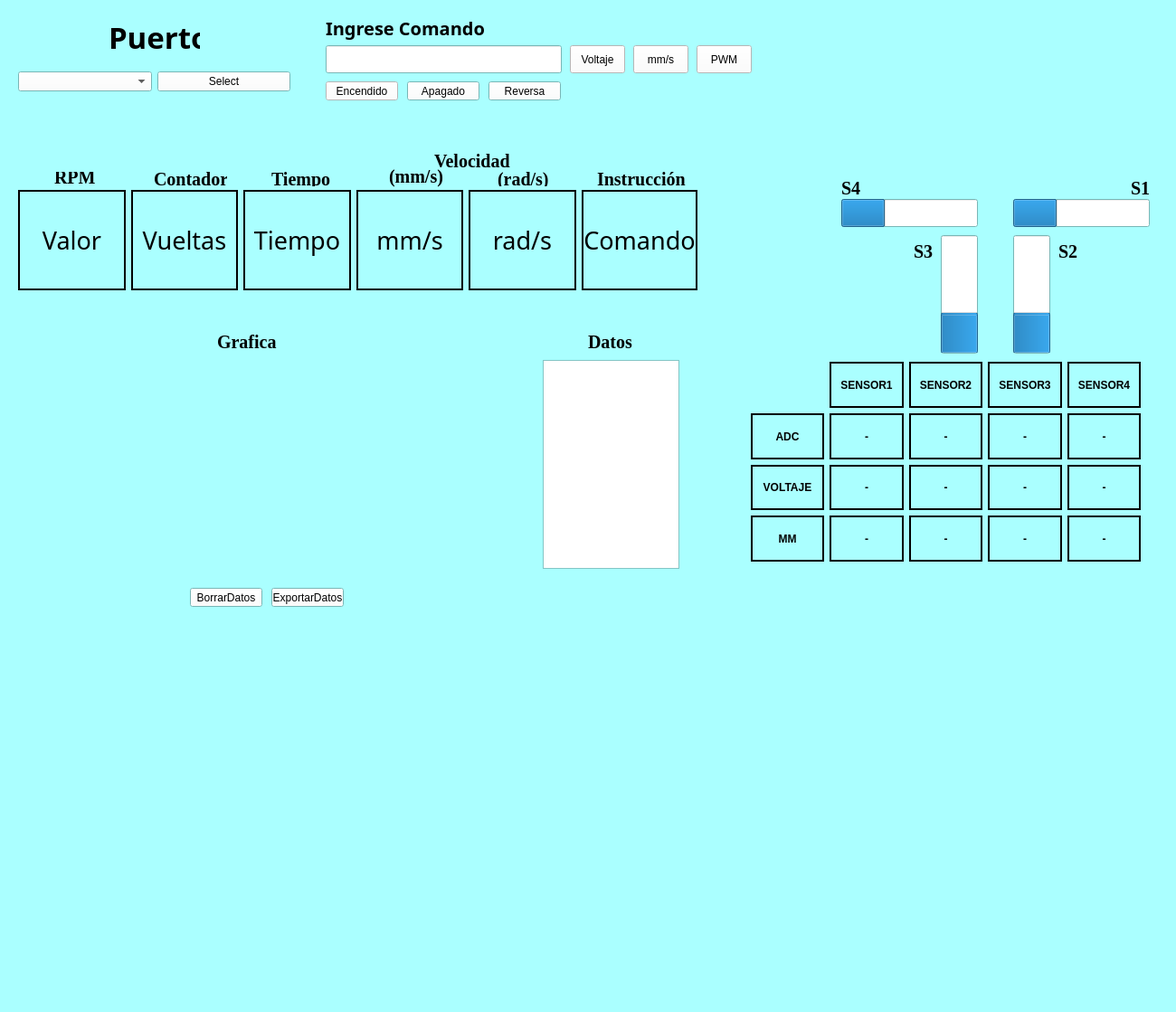
<?xml version="1.0" encoding="UTF-8"?>
<ui version="4.0">
 <class>Widget</class>
 <widget class="QWidget" name="Widget">
  <property name="geometry">
   <rect>
    <x>0</x>
    <y>0</y>
    <width>1300</width>
    <height>1119</height>
   </rect>
  </property>
  <property name="palette">
   <palette>
    <active>
     <colorrole role="Button">
      <brush brushstyle="SolidPattern">
       <color alpha="255">
        <red>255</red>
        <green>255</green>
        <blue>255</blue>
       </color>
      </brush>
     </colorrole>
     <colorrole role="Base">
      <brush brushstyle="SolidPattern">
       <color alpha="255">
        <red>255</red>
        <green>255</green>
        <blue>255</blue>
       </color>
      </brush>
     </colorrole>
     <colorrole role="Window">
      <brush brushstyle="SolidPattern">
       <color alpha="255">
        <red>170</red>
        <green>255</green>
        <blue>255</blue>
       </color>
      </brush>
     </colorrole>
     <colorrole role="Shadow">
      <brush brushstyle="SolidPattern">
       <color alpha="255">
        <red>144</red>
        <green>144</green>
        <blue>144</blue>
       </color>
      </brush>
     </colorrole>
    </active>
    <inactive>
     <colorrole role="Button">
      <brush brushstyle="SolidPattern">
       <color alpha="255">
        <red>255</red>
        <green>255</green>
        <blue>255</blue>
       </color>
      </brush>
     </colorrole>
     <colorrole role="Base">
      <brush brushstyle="SolidPattern">
       <color alpha="255">
        <red>255</red>
        <green>255</green>
        <blue>255</blue>
       </color>
      </brush>
     </colorrole>
     <colorrole role="Window">
      <brush brushstyle="SolidPattern">
       <color alpha="255">
        <red>170</red>
        <green>255</green>
        <blue>255</blue>
       </color>
      </brush>
     </colorrole>
     <colorrole role="Shadow">
      <brush brushstyle="SolidPattern">
       <color alpha="255">
        <red>144</red>
        <green>144</green>
        <blue>144</blue>
       </color>
      </brush>
     </colorrole>
    </inactive>
    <disabled>
     <colorrole role="Button">
      <brush brushstyle="SolidPattern">
       <color alpha="255">
        <red>255</red>
        <green>255</green>
        <blue>255</blue>
       </color>
      </brush>
     </colorrole>
     <colorrole role="Base">
      <brush brushstyle="SolidPattern">
       <color alpha="255">
        <red>170</red>
        <green>255</green>
        <blue>255</blue>
       </color>
      </brush>
     </colorrole>
     <colorrole role="Window">
      <brush brushstyle="SolidPattern">
       <color alpha="255">
        <red>170</red>
        <green>255</green>
        <blue>255</blue>
       </color>
      </brush>
     </colorrole>
     <colorrole role="Shadow">
      <brush brushstyle="SolidPattern">
       <color alpha="255">
        <red>144</red>
        <green>144</green>
        <blue>144</blue>
       </color>
      </brush>
     </colorrole>
    </disabled>
   </palette>
  </property>
  <property name="cursor">
   <cursorShape>PointingHandCursor</cursorShape>
  </property>
  <property name="windowTitle">
   <string>Widget</string>
  </property>
  <property name="windowOpacity">
   <double>1.000000000000000</double>
  </property>
  <property name="autoFillBackground">
   <bool>false</bool>
  </property>
  <widget class="QWidget" name="horizontalLayoutWidget">
   <property name="geometry">
    <rect>
     <x>20</x>
     <y>70</y>
     <width>301</width>
     <height>41</height>
    </rect>
   </property>
   <layout class="QHBoxLayout" name="horizontalLayout">
    <item>
     <widget class="QComboBox" name="comboBox"/>
    </item>
    <item>
     <widget class="QPushButton" name="pushButton">
      <property name="cursor">
       <cursorShape>ClosedHandCursor</cursorShape>
      </property>
      <property name="autoFillBackground">
       <bool>false</bool>
      </property>
      <property name="text">
       <string>Select</string>
      </property>
     </widget>
    </item>
   </layout>
  </widget>
  <widget class="QLabel" name="label">
   <property name="geometry">
    <rect>
     <x>120</x>
     <y>20</y>
     <width>101</width>
     <height>41</height>
    </rect>
   </property>
   <property name="font">
    <font>
     <family>Mongolian Baiti</family>
     <pointsize>25</pointsize>
     <weight>75</weight>
     <italic>false</italic>
     <bold>true</bold>
    </font>
   </property>
   <property name="text">
    <string>Puerto</string>
   </property>
  </widget>
  <widget class="QWidget" name="horizontalLayoutWidget_2">
   <property name="geometry">
    <rect>
     <x>20</x>
     <y>210</y>
     <width>751</width>
     <height>111</height>
    </rect>
   </property>
   <layout class="QHBoxLayout" name="horizontalLayout_2">
    <item>
     <widget class="QLabel" name="valor">
      <property name="palette">
       <palette>
        <active>
         <colorrole role="PlaceholderText">
          <brush brushstyle="SolidPattern">
           <color alpha="128">
            <red>255</red>
            <green>255</green>
            <blue>255</blue>
           </color>
          </brush>
         </colorrole>
        </active>
        <inactive>
         <colorrole role="PlaceholderText">
          <brush brushstyle="SolidPattern">
           <color alpha="128">
            <red>255</red>
            <green>255</green>
            <blue>255</blue>
           </color>
          </brush>
         </colorrole>
        </inactive>
        <disabled>
         <colorrole role="PlaceholderText">
          <brush brushstyle="SolidPattern">
           <color alpha="128">
            <red>255</red>
            <green>255</green>
            <blue>255</blue>
           </color>
          </brush>
         </colorrole>
        </disabled>
       </palette>
      </property>
      <property name="font">
       <font>
        <family>Haettenschweiler</family>
        <pointsize>20</pointsize>
        <underline>false</underline>
       </font>
      </property>
      <property name="autoFillBackground">
       <bool>true</bool>
      </property>
      <property name="frameShape">
       <enum>QFrame::WinPanel</enum>
      </property>
      <property name="frameShadow">
       <enum>QFrame::Plain</enum>
      </property>
      <property name="text">
       <string>Valor</string>
      </property>
      <property name="textFormat">
       <enum>Qt::AutoText</enum>
      </property>
      <property name="alignment">
       <set>Qt::AlignCenter</set>
      </property>
     </widget>
    </item>
    <item>
     <widget class="QLabel" name="vueltas">
      <property name="palette">
       <palette>
        <active>
         <colorrole role="Shadow">
          <brush brushstyle="SolidPattern">
           <color alpha="255">
            <red>130</red>
            <green>130</green>
            <blue>130</blue>
           </color>
          </brush>
         </colorrole>
        </active>
        <inactive>
         <colorrole role="Shadow">
          <brush brushstyle="SolidPattern">
           <color alpha="255">
            <red>130</red>
            <green>130</green>
            <blue>130</blue>
           </color>
          </brush>
         </colorrole>
        </inactive>
        <disabled>
         <colorrole role="Shadow">
          <brush brushstyle="SolidPattern">
           <color alpha="255">
            <red>130</red>
            <green>130</green>
            <blue>130</blue>
           </color>
          </brush>
         </colorrole>
        </disabled>
       </palette>
      </property>
      <property name="font">
       <font>
        <family>Haettenschweiler</family>
        <pointsize>20</pointsize>
        <underline>false</underline>
       </font>
      </property>
      <property name="autoFillBackground">
       <bool>true</bool>
      </property>
      <property name="frameShape">
       <enum>QFrame::WinPanel</enum>
      </property>
      <property name="frameShadow">
       <enum>QFrame::Plain</enum>
      </property>
      <property name="text">
       <string>Vueltas</string>
      </property>
      <property name="textFormat">
       <enum>Qt::AutoText</enum>
      </property>
      <property name="alignment">
       <set>Qt::AlignCenter</set>
      </property>
     </widget>
    </item>
    <item>
     <widget class="QLabel" name="tmp">
      <property name="font">
       <font>
        <family>Haettenschweiler</family>
        <pointsize>20</pointsize>
        <underline>false</underline>
       </font>
      </property>
      <property name="autoFillBackground">
       <bool>true</bool>
      </property>
      <property name="frameShape">
       <enum>QFrame::WinPanel</enum>
      </property>
      <property name="frameShadow">
       <enum>QFrame::Plain</enum>
      </property>
      <property name="text">
       <string>Tiempo</string>
      </property>
      <property name="textFormat">
       <enum>Qt::AutoText</enum>
      </property>
      <property name="scaledContents">
       <bool>true</bool>
      </property>
      <property name="alignment">
       <set>Qt::AlignCenter</set>
      </property>
      <property name="wordWrap">
       <bool>false</bool>
      </property>
     </widget>
    </item>
    <item>
     <widget class="QLabel" name="mm">
      <property name="font">
       <font>
        <family>Haettenschweiler</family>
        <pointsize>20</pointsize>
        <underline>false</underline>
       </font>
      </property>
      <property name="autoFillBackground">
       <bool>true</bool>
      </property>
      <property name="frameShape">
       <enum>QFrame::WinPanel</enum>
      </property>
      <property name="frameShadow">
       <enum>QFrame::Plain</enum>
      </property>
      <property name="text">
       <string>mm/s</string>
      </property>
      <property name="textFormat">
       <enum>Qt::AutoText</enum>
      </property>
      <property name="scaledContents">
       <bool>true</bool>
      </property>
      <property name="alignment">
       <set>Qt::AlignCenter</set>
      </property>
      <property name="wordWrap">
       <bool>false</bool>
      </property>
     </widget>
    </item>
    <item>
     <widget class="QLabel" name="rad">
      <property name="font">
       <font>
        <family>Haettenschweiler</family>
        <pointsize>20</pointsize>
        <underline>false</underline>
       </font>
      </property>
      <property name="autoFillBackground">
       <bool>true</bool>
      </property>
      <property name="frameShape">
       <enum>QFrame::WinPanel</enum>
      </property>
      <property name="frameShadow">
       <enum>QFrame::Plain</enum>
      </property>
      <property name="text">
       <string>rad/s</string>
      </property>
      <property name="textFormat">
       <enum>Qt::AutoText</enum>
      </property>
      <property name="scaledContents">
       <bool>true</bool>
      </property>
      <property name="alignment">
       <set>Qt::AlignCenter</set>
      </property>
      <property name="wordWrap">
       <bool>false</bool>
      </property>
     </widget>
    </item>
    <item>
     <widget class="QLabel" name="comando">
      <property name="font">
       <font>
        <family>Haettenschweiler</family>
        <pointsize>20</pointsize>
        <underline>false</underline>
       </font>
      </property>
      <property name="autoFillBackground">
       <bool>true</bool>
      </property>
      <property name="frameShape">
       <enum>QFrame::WinPanel</enum>
      </property>
      <property name="frameShadow">
       <enum>QFrame::Plain</enum>
      </property>
      <property name="text">
       <string>Comando</string>
      </property>
      <property name="textFormat">
       <enum>Qt::AutoText</enum>
      </property>
      <property name="scaledContents">
       <bool>true</bool>
      </property>
      <property name="alignment">
       <set>Qt::AlignCenter</set>
      </property>
      <property name="wordWrap">
       <bool>false</bool>
      </property>
     </widget>
    </item>
   </layout>
  </widget>
  <widget class="QLabel" name="label_5">
   <property name="geometry">
    <rect>
     <x>60</x>
     <y>190</y>
     <width>47</width>
     <height>13</height>
    </rect>
   </property>
   <property name="font">
    <font>
     <family>Times New Roman</family>
     <pointsize>15</pointsize>
     <weight>75</weight>
     <bold>true</bold>
    </font>
   </property>
   <property name="text">
    <string>RPM</string>
   </property>
  </widget>
  <widget class="QLabel" name="label_6">
   <property name="geometry">
    <rect>
     <x>170</x>
     <y>190</y>
     <width>81</width>
     <height>16</height>
    </rect>
   </property>
   <property name="font">
    <font>
     <family>Times New Roman</family>
     <pointsize>15</pointsize>
     <weight>75</weight>
     <bold>true</bold>
    </font>
   </property>
   <property name="text">
    <string>Contador</string>
   </property>
  </widget>
  <widget class="QLabel" name="label_7">
   <property name="geometry">
    <rect>
     <x>660</x>
     <y>190</y>
     <width>101</width>
     <height>16</height>
    </rect>
   </property>
   <property name="font">
    <font>
     <family>Times New Roman</family>
     <pointsize>15</pointsize>
     <weight>75</weight>
     <bold>true</bold>
    </font>
   </property>
   <property name="text">
    <string>Instrucción</string>
   </property>
  </widget>
  <widget class="QLineEdit" name="lineEdit">
   <property name="geometry">
    <rect>
     <x>360</x>
     <y>50</y>
     <width>261</width>
     <height>31</height>
    </rect>
   </property>
  </widget>
  <widget class="QLabel" name="label_8">
   <property name="geometry">
    <rect>
     <x>360</x>
     <y>10</y>
     <width>211</width>
     <height>41</height>
    </rect>
   </property>
   <property name="font">
    <font>
     <family>Mongolian Baiti</family>
     <pointsize>15</pointsize>
     <weight>75</weight>
     <italic>false</italic>
     <bold>true</bold>
    </font>
   </property>
   <property name="text">
    <string>Ingrese Comando</string>
   </property>
  </widget>
  <widget class="QPushButton" name="encendido">
   <property name="geometry">
    <rect>
     <x>360</x>
     <y>90</y>
     <width>80</width>
     <height>21</height>
    </rect>
   </property>
   <property name="palette">
    <palette>
     <active>
      <colorrole role="Base">
       <brush brushstyle="SolidPattern">
        <color alpha="255">
         <red>255</red>
         <green>255</green>
         <blue>255</blue>
        </color>
       </brush>
      </colorrole>
      <colorrole role="Window">
       <brush brushstyle="SolidPattern">
        <color alpha="255">
         <red>255</red>
         <green>255</green>
         <blue>255</blue>
        </color>
       </brush>
      </colorrole>
     </active>
     <inactive>
      <colorrole role="Base">
       <brush brushstyle="SolidPattern">
        <color alpha="255">
         <red>255</red>
         <green>255</green>
         <blue>255</blue>
        </color>
       </brush>
      </colorrole>
      <colorrole role="Window">
       <brush brushstyle="SolidPattern">
        <color alpha="255">
         <red>255</red>
         <green>255</green>
         <blue>255</blue>
        </color>
       </brush>
      </colorrole>
     </inactive>
     <disabled>
      <colorrole role="Base">
       <brush brushstyle="SolidPattern">
        <color alpha="255">
         <red>255</red>
         <green>255</green>
         <blue>255</blue>
        </color>
       </brush>
      </colorrole>
      <colorrole role="Window">
       <brush brushstyle="SolidPattern">
        <color alpha="255">
         <red>255</red>
         <green>255</green>
         <blue>255</blue>
        </color>
       </brush>
      </colorrole>
     </disabled>
    </palette>
   </property>
   <property name="cursor">
    <cursorShape>ClosedHandCursor</cursorShape>
   </property>
   <property name="text">
    <string>Encendido</string>
   </property>
  </widget>
  <widget class="QPushButton" name="apagado">
   <property name="geometry">
    <rect>
     <x>450</x>
     <y>90</y>
     <width>80</width>
     <height>21</height>
    </rect>
   </property>
   <property name="cursor">
    <cursorShape>ClosedHandCursor</cursorShape>
   </property>
   <property name="text">
    <string>Apagado</string>
   </property>
  </widget>
  <widget class="QPushButton" name="reversa">
   <property name="geometry">
    <rect>
     <x>540</x>
     <y>90</y>
     <width>80</width>
     <height>21</height>
    </rect>
   </property>
   <property name="cursor">
    <cursorShape>ClosedHandCursor</cursorShape>
   </property>
   <property name="text">
    <string>Reversa</string>
   </property>
  </widget>
  <widget class="QLabel" name="label_9">
   <property name="geometry">
    <rect>
     <x>300</x>
     <y>190</y>
     <width>81</width>
     <height>16</height>
    </rect>
   </property>
   <property name="font">
    <font>
     <family>Times New Roman</family>
     <pointsize>15</pointsize>
     <weight>75</weight>
     <bold>true</bold>
    </font>
   </property>
   <property name="text">
    <string>Tiempo</string>
   </property>
  </widget>
  <widget class="QPushButton" name="Enviar">
   <property name="geometry">
    <rect>
     <x>630</x>
     <y>50</y>
     <width>61</width>
     <height>31</height>
    </rect>
   </property>
   <property name="palette">
    <palette>
     <active>
      <colorrole role="Base">
       <brush brushstyle="SolidPattern">
        <color alpha="255">
         <red>255</red>
         <green>255</green>
         <blue>255</blue>
        </color>
       </brush>
      </colorrole>
      <colorrole role="Window">
       <brush brushstyle="SolidPattern">
        <color alpha="255">
         <red>255</red>
         <green>255</green>
         <blue>255</blue>
        </color>
       </brush>
      </colorrole>
     </active>
     <inactive>
      <colorrole role="Base">
       <brush brushstyle="SolidPattern">
        <color alpha="255">
         <red>255</red>
         <green>255</green>
         <blue>255</blue>
        </color>
       </brush>
      </colorrole>
      <colorrole role="Window">
       <brush brushstyle="SolidPattern">
        <color alpha="255">
         <red>255</red>
         <green>255</green>
         <blue>255</blue>
        </color>
       </brush>
      </colorrole>
     </inactive>
     <disabled>
      <colorrole role="Base">
       <brush brushstyle="SolidPattern">
        <color alpha="255">
         <red>255</red>
         <green>255</green>
         <blue>255</blue>
        </color>
       </brush>
      </colorrole>
      <colorrole role="Window">
       <brush brushstyle="SolidPattern">
        <color alpha="255">
         <red>255</red>
         <green>255</green>
         <blue>255</blue>
        </color>
       </brush>
      </colorrole>
     </disabled>
    </palette>
   </property>
   <property name="cursor">
    <cursorShape>ClosedHandCursor</cursorShape>
   </property>
   <property name="text">
    <string>Voltaje</string>
   </property>
  </widget>
  <widget class="QWidget" name="verticalLayoutWidget">
   <property name="geometry">
    <rect>
     <x>600</x>
     <y>400</y>
     <width>151</width>
     <height>231</height>
    </rect>
   </property>
   <layout class="QVBoxLayout" name="verticalLayout"/>
  </widget>
  <widget class="QLabel" name="label_10">
   <property name="geometry">
    <rect>
     <x>650</x>
     <y>370</y>
     <width>61</width>
     <height>16</height>
    </rect>
   </property>
   <property name="font">
    <font>
     <family>Times New Roman</family>
     <pointsize>15</pointsize>
     <weight>75</weight>
     <bold>true</bold>
    </font>
   </property>
   <property name="text">
    <string>Datos</string>
   </property>
  </widget>
  <widget class="QPushButton" name="pushButton_2">
   <property name="geometry">
    <rect>
     <x>210</x>
     <y>650</y>
     <width>80</width>
     <height>21</height>
    </rect>
   </property>
   <property name="text">
    <string>BorrarDatos</string>
   </property>
  </widget>
  <widget class="QLabel" name="label_11">
   <property name="geometry">
    <rect>
     <x>240</x>
     <y>370</y>
     <width>81</width>
     <height>16</height>
    </rect>
   </property>
   <property name="font">
    <font>
     <family>Times New Roman</family>
     <pointsize>15</pointsize>
     <weight>75</weight>
     <bold>true</bold>
    </font>
   </property>
   <property name="text">
    <string>Grafica</string>
   </property>
  </widget>
  <widget class="QWidget" name="verticalLayoutWidget_2">
   <property name="geometry">
    <rect>
     <x>40</x>
     <y>400</y>
     <width>511</width>
     <height>221</height>
    </rect>
   </property>
   <layout class="QVBoxLayout" name="verticalLayout_2">
    <item>
     <widget class="QCustomPlot" name="customPlot" native="true"/>
    </item>
   </layout>
  </widget>
  <widget class="QPushButton" name="pushButton_3">
   <property name="geometry">
    <rect>
     <x>300</x>
     <y>650</y>
     <width>80</width>
     <height>21</height>
    </rect>
   </property>
   <property name="text">
    <string>ExportarDatos</string>
   </property>
  </widget>
  <widget class="QLabel" name="label_13">
   <property name="geometry">
    <rect>
     <x>480</x>
     <y>170</y>
     <width>91</width>
     <height>16</height>
    </rect>
   </property>
   <property name="font">
    <font>
     <family>Times New Roman</family>
     <pointsize>15</pointsize>
     <weight>75</weight>
     <bold>true</bold>
    </font>
   </property>
   <property name="text">
    <string>Velocidad</string>
   </property>
  </widget>
  <widget class="QTextEdit" name="textEdit">
   <property name="geometry">
    <rect>
     <x>600</x>
     <y>398</y>
     <width>151</width>
     <height>231</height>
    </rect>
   </property>
  </widget>
  <widget class="QLabel" name="label_14">
   <property name="geometry">
    <rect>
     <x>430</x>
     <y>180</y>
     <width>71</width>
     <height>31</height>
    </rect>
   </property>
   <property name="font">
    <font>
     <family>Times New Roman</family>
     <pointsize>15</pointsize>
     <weight>75</weight>
     <bold>true</bold>
    </font>
   </property>
   <property name="text">
    <string>(mm/s)</string>
   </property>
  </widget>
  <widget class="QLabel" name="label_15">
   <property name="geometry">
    <rect>
     <x>550</x>
     <y>190</y>
     <width>61</width>
     <height>16</height>
    </rect>
   </property>
   <property name="font">
    <font>
     <family>Times New Roman</family>
     <pointsize>15</pointsize>
     <weight>75</weight>
     <bold>true</bold>
    </font>
   </property>
   <property name="text">
    <string>(rad/s)</string>
   </property>
  </widget>
  <widget class="QPushButton" name="Enviar_2">
   <property name="geometry">
    <rect>
     <x>700</x>
     <y>50</y>
     <width>61</width>
     <height>31</height>
    </rect>
   </property>
   <property name="palette">
    <palette>
     <active>
      <colorrole role="Base">
       <brush brushstyle="SolidPattern">
        <color alpha="255">
         <red>255</red>
         <green>255</green>
         <blue>255</blue>
        </color>
       </brush>
      </colorrole>
      <colorrole role="Window">
       <brush brushstyle="SolidPattern">
        <color alpha="255">
         <red>255</red>
         <green>255</green>
         <blue>255</blue>
        </color>
       </brush>
      </colorrole>
     </active>
     <inactive>
      <colorrole role="Base">
       <brush brushstyle="SolidPattern">
        <color alpha="255">
         <red>255</red>
         <green>255</green>
         <blue>255</blue>
        </color>
       </brush>
      </colorrole>
      <colorrole role="Window">
       <brush brushstyle="SolidPattern">
        <color alpha="255">
         <red>255</red>
         <green>255</green>
         <blue>255</blue>
        </color>
       </brush>
      </colorrole>
     </inactive>
     <disabled>
      <colorrole role="Base">
       <brush brushstyle="SolidPattern">
        <color alpha="255">
         <red>255</red>
         <green>255</green>
         <blue>255</blue>
        </color>
       </brush>
      </colorrole>
      <colorrole role="Window">
       <brush brushstyle="SolidPattern">
        <color alpha="255">
         <red>255</red>
         <green>255</green>
         <blue>255</blue>
        </color>
       </brush>
      </colorrole>
     </disabled>
    </palette>
   </property>
   <property name="cursor">
    <cursorShape>ClosedHandCursor</cursorShape>
   </property>
   <property name="text">
    <string>mm/s</string>
   </property>
  </widget>
  <widget class="QPushButton" name="Enviar_3">
   <property name="geometry">
    <rect>
     <x>770</x>
     <y>50</y>
     <width>61</width>
     <height>31</height>
    </rect>
   </property>
   <property name="palette">
    <palette>
     <active>
      <colorrole role="Base">
       <brush brushstyle="SolidPattern">
        <color alpha="255">
         <red>255</red>
         <green>255</green>
         <blue>255</blue>
        </color>
       </brush>
      </colorrole>
      <colorrole role="Window">
       <brush brushstyle="SolidPattern">
        <color alpha="255">
         <red>255</red>
         <green>255</green>
         <blue>255</blue>
        </color>
       </brush>
      </colorrole>
     </active>
     <inactive>
      <colorrole role="Base">
       <brush brushstyle="SolidPattern">
        <color alpha="255">
         <red>255</red>
         <green>255</green>
         <blue>255</blue>
        </color>
       </brush>
      </colorrole>
      <colorrole role="Window">
       <brush brushstyle="SolidPattern">
        <color alpha="255">
         <red>255</red>
         <green>255</green>
         <blue>255</blue>
        </color>
       </brush>
      </colorrole>
     </inactive>
     <disabled>
      <colorrole role="Base">
       <brush brushstyle="SolidPattern">
        <color alpha="255">
         <red>255</red>
         <green>255</green>
         <blue>255</blue>
        </color>
       </brush>
      </colorrole>
      <colorrole role="Window">
       <brush brushstyle="SolidPattern">
        <color alpha="255">
         <red>255</red>
         <green>255</green>
         <blue>255</blue>
        </color>
       </brush>
      </colorrole>
     </disabled>
    </palette>
   </property>
   <property name="cursor">
    <cursorShape>ClosedHandCursor</cursorShape>
   </property>
   <property name="text">
    <string>PWM</string>
   </property>
  </widget>
  <widget class="QWidget" name="gridLayoutWidget">
   <property name="geometry">
    <rect>
     <x>830</x>
     <y>400</y>
     <width>431</width>
     <height>221</height>
    </rect>
   </property>
   <property name="font">
    <font>
     <weight>75</weight>
     <bold>true</bold>
    </font>
   </property>
   <property name="autoFillBackground">
    <bool>true</bool>
   </property>
   <layout class="QGridLayout" name="gridLayout">
    <item row="2" column="1">
     <widget class="QLabel" name="V1">
      <property name="autoFillBackground">
       <bool>true</bool>
      </property>
      <property name="frameShape">
       <enum>QFrame::WinPanel</enum>
      </property>
      <property name="text">
       <string>-</string>
      </property>
      <property name="alignment">
       <set>Qt::AlignCenter</set>
      </property>
     </widget>
    </item>
    <item row="1" column="3">
     <widget class="QLabel" name="ADC3">
      <property name="autoFillBackground">
       <bool>true</bool>
      </property>
      <property name="frameShape">
       <enum>QFrame::WinPanel</enum>
      </property>
      <property name="text">
       <string>-</string>
      </property>
      <property name="alignment">
       <set>Qt::AlignCenter</set>
      </property>
     </widget>
    </item>
    <item row="3" column="3">
     <widget class="QLabel" name="MM3">
      <property name="autoFillBackground">
       <bool>true</bool>
      </property>
      <property name="frameShape">
       <enum>QFrame::WinPanel</enum>
      </property>
      <property name="text">
       <string>-</string>
      </property>
      <property name="alignment">
       <set>Qt::AlignCenter</set>
      </property>
     </widget>
    </item>
    <item row="0" column="1">
     <widget class="QLabel" name="label_2">
      <property name="font">
       <font>
        <weight>75</weight>
        <bold>true</bold>
       </font>
      </property>
      <property name="autoFillBackground">
       <bool>true</bool>
      </property>
      <property name="frameShape">
       <enum>QFrame::WinPanel</enum>
      </property>
      <property name="text">
       <string>SENSOR1</string>
      </property>
      <property name="alignment">
       <set>Qt::AlignCenter</set>
      </property>
     </widget>
    </item>
    <item row="1" column="0">
     <widget class="QLabel" name="label_19">
      <property name="autoFillBackground">
       <bool>true</bool>
      </property>
      <property name="frameShape">
       <enum>QFrame::WinPanel</enum>
      </property>
      <property name="text">
       <string>ADC</string>
      </property>
      <property name="alignment">
       <set>Qt::AlignCenter</set>
      </property>
     </widget>
    </item>
    <item row="2" column="0">
     <widget class="QLabel" name="label_20">
      <property name="autoFillBackground">
       <bool>true</bool>
      </property>
      <property name="frameShape">
       <enum>QFrame::WinPanel</enum>
      </property>
      <property name="text">
       <string>VOLTAJE</string>
      </property>
      <property name="alignment">
       <set>Qt::AlignCenter</set>
      </property>
     </widget>
    </item>
    <item row="2" column="3">
     <widget class="QLabel" name="V3">
      <property name="autoFillBackground">
       <bool>true</bool>
      </property>
      <property name="frameShape">
       <enum>QFrame::WinPanel</enum>
      </property>
      <property name="text">
       <string>-</string>
      </property>
      <property name="alignment">
       <set>Qt::AlignCenter</set>
      </property>
     </widget>
    </item>
    <item row="3" column="4">
     <widget class="QLabel" name="MM4">
      <property name="autoFillBackground">
       <bool>true</bool>
      </property>
      <property name="frameShape">
       <enum>QFrame::WinPanel</enum>
      </property>
      <property name="frameShadow">
       <enum>QFrame::Plain</enum>
      </property>
      <property name="text">
       <string>-</string>
      </property>
      <property name="alignment">
       <set>Qt::AlignCenter</set>
      </property>
     </widget>
    </item>
    <item row="0" column="3">
     <widget class="QLabel" name="label_4">
      <property name="font">
       <font>
        <weight>75</weight>
        <bold>true</bold>
       </font>
      </property>
      <property name="autoFillBackground">
       <bool>true</bool>
      </property>
      <property name="frameShape">
       <enum>QFrame::WinPanel</enum>
      </property>
      <property name="text">
       <string>SENSOR3</string>
      </property>
      <property name="alignment">
       <set>Qt::AlignCenter</set>
      </property>
     </widget>
    </item>
    <item row="2" column="2">
     <widget class="QLabel" name="V2">
      <property name="autoFillBackground">
       <bool>true</bool>
      </property>
      <property name="frameShape">
       <enum>QFrame::WinPanel</enum>
      </property>
      <property name="text">
       <string>-</string>
      </property>
      <property name="alignment">
       <set>Qt::AlignCenter</set>
      </property>
     </widget>
    </item>
    <item row="3" column="2">
     <widget class="QLabel" name="MM2">
      <property name="autoFillBackground">
       <bool>true</bool>
      </property>
      <property name="frameShape">
       <enum>QFrame::WinPanel</enum>
      </property>
      <property name="text">
       <string>-</string>
      </property>
      <property name="alignment">
       <set>Qt::AlignCenter</set>
      </property>
     </widget>
    </item>
    <item row="2" column="4">
     <widget class="QLabel" name="V4">
      <property name="autoFillBackground">
       <bool>true</bool>
      </property>
      <property name="frameShape">
       <enum>QFrame::WinPanel</enum>
      </property>
      <property name="text">
       <string>-</string>
      </property>
      <property name="alignment">
       <set>Qt::AlignCenter</set>
      </property>
     </widget>
    </item>
    <item row="3" column="1">
     <widget class="QLabel" name="MM1">
      <property name="autoFillBackground">
       <bool>true</bool>
      </property>
      <property name="frameShape">
       <enum>QFrame::WinPanel</enum>
      </property>
      <property name="text">
       <string>-</string>
      </property>
      <property name="alignment">
       <set>Qt::AlignCenter</set>
      </property>
     </widget>
    </item>
    <item row="3" column="0">
     <widget class="QLabel" name="label_21">
      <property name="autoFillBackground">
       <bool>true</bool>
      </property>
      <property name="frameShape">
       <enum>QFrame::WinPanel</enum>
      </property>
      <property name="text">
       <string>MM</string>
      </property>
      <property name="alignment">
       <set>Qt::AlignCenter</set>
      </property>
     </widget>
    </item>
    <item row="1" column="1">
     <widget class="QLabel" name="ADC1">
      <property name="autoFillBackground">
       <bool>true</bool>
      </property>
      <property name="frameShape">
       <enum>QFrame::WinPanel</enum>
      </property>
      <property name="text">
       <string>-</string>
      </property>
      <property name="alignment">
       <set>Qt::AlignCenter</set>
      </property>
     </widget>
    </item>
    <item row="0" column="2">
     <widget class="QLabel" name="label_3">
      <property name="font">
       <font>
        <weight>75</weight>
        <bold>true</bold>
       </font>
      </property>
      <property name="autoFillBackground">
       <bool>true</bool>
      </property>
      <property name="frameShape">
       <enum>QFrame::WinPanel</enum>
      </property>
      <property name="text">
       <string>SENSOR2</string>
      </property>
      <property name="alignment">
       <set>Qt::AlignCenter</set>
      </property>
     </widget>
    </item>
    <item row="1" column="4">
     <widget class="QLabel" name="ADC4">
      <property name="autoFillBackground">
       <bool>true</bool>
      </property>
      <property name="frameShape">
       <enum>QFrame::WinPanel</enum>
      </property>
      <property name="text">
       <string>-</string>
      </property>
      <property name="alignment">
       <set>Qt::AlignCenter</set>
      </property>
     </widget>
    </item>
    <item row="0" column="4">
     <widget class="QLabel" name="label_12">
      <property name="font">
       <font>
        <weight>75</weight>
        <bold>true</bold>
       </font>
      </property>
      <property name="autoFillBackground">
       <bool>true</bool>
      </property>
      <property name="frameShape">
       <enum>QFrame::WinPanel</enum>
      </property>
      <property name="text">
       <string>SENSOR4</string>
      </property>
      <property name="alignment">
       <set>Qt::AlignCenter</set>
      </property>
     </widget>
    </item>
    <item row="1" column="2">
     <widget class="QLabel" name="ADC2">
      <property name="autoFillBackground">
       <bool>true</bool>
      </property>
      <property name="frameShape">
       <enum>QFrame::WinPanel</enum>
      </property>
      <property name="text">
       <string>-</string>
      </property>
      <property name="alignment">
       <set>Qt::AlignCenter</set>
      </property>
     </widget>
    </item>
   </layout>
  </widget>
  <widget class="QProgressBar" name="progressBar">
   <property name="geometry">
    <rect>
     <x>1120</x>
     <y>220</y>
     <width>151</width>
     <height>31</height>
    </rect>
   </property>
   <property name="maximum">
    <number>250</number>
   </property>
   <property name="value">
    <number>80</number>
   </property>
   <property name="textVisible">
    <bool>false</bool>
   </property>
   <property name="orientation">
    <enum>Qt::Horizontal</enum>
   </property>
  </widget>
  <widget class="QLabel" name="label_16">
   <property name="geometry">
    <rect>
     <x>1020</x>
     <y>30</y>
     <width>181</width>
     <height>161</height>
    </rect>
   </property>
   <property name="maximumSize">
    <size>
     <width>16777</width>
     <height>16777</height>
    </size>
   </property>
   <property name="text">
    <string/>
   </property>
   <property name="pixmap">
    <pixmap>../../Captura1.PNG</pixmap>
   </property>
   <property name="scaledContents">
    <bool>true</bool>
   </property>
  </widget>
  <widget class="QProgressBar" name="progressBar_2">
   <property name="geometry">
    <rect>
     <x>1120</x>
     <y>260</y>
     <width>41</width>
     <height>131</height>
    </rect>
   </property>
   <property name="maximum">
    <number>250</number>
   </property>
   <property name="value">
    <number>80</number>
   </property>
   <property name="textVisible">
    <bool>false</bool>
   </property>
   <property name="orientation">
    <enum>Qt::Vertical</enum>
   </property>
  </widget>
  <widget class="QProgressBar" name="progressBar_3">
   <property name="geometry">
    <rect>
     <x>1040</x>
     <y>260</y>
     <width>41</width>
     <height>131</height>
    </rect>
   </property>
   <property name="maximum">
    <number>250</number>
   </property>
   <property name="value">
    <number>80</number>
   </property>
   <property name="textVisible">
    <bool>false</bool>
   </property>
   <property name="orientation">
    <enum>Qt::Vertical</enum>
   </property>
  </widget>
  <widget class="QProgressBar" name="progressBar_4">
   <property name="geometry">
    <rect>
     <x>930</x>
     <y>220</y>
     <width>151</width>
     <height>31</height>
    </rect>
   </property>
   <property name="statusTip">
    <string/>
   </property>
   <property name="whatsThis">
    <string/>
   </property>
   <property name="accessibleName">
    <string/>
   </property>
   <property name="minimum">
    <number>0</number>
   </property>
   <property name="maximum">
    <number>250</number>
   </property>
   <property name="value">
    <number>80</number>
   </property>
   <property name="textVisible">
    <bool>false</bool>
   </property>
  </widget>
  <widget class="QLabel" name="label_17">
   <property name="geometry">
    <rect>
     <x>1250</x>
     <y>200</y>
     <width>101</width>
     <height>16</height>
    </rect>
   </property>
   <property name="font">
    <font>
     <family>Times New Roman</family>
     <pointsize>15</pointsize>
     <weight>75</weight>
     <bold>true</bold>
    </font>
   </property>
   <property name="text">
    <string>S1</string>
   </property>
  </widget>
  <widget class="QLabel" name="label_18">
   <property name="geometry">
    <rect>
     <x>930</x>
     <y>200</y>
     <width>101</width>
     <height>16</height>
    </rect>
   </property>
   <property name="font">
    <font>
     <family>Times New Roman</family>
     <pointsize>15</pointsize>
     <weight>75</weight>
     <bold>true</bold>
    </font>
   </property>
   <property name="text">
    <string>S4</string>
   </property>
  </widget>
  <widget class="QLabel" name="label_22">
   <property name="geometry">
    <rect>
     <x>1170</x>
     <y>270</y>
     <width>101</width>
     <height>16</height>
    </rect>
   </property>
   <property name="font">
    <font>
     <family>Times New Roman</family>
     <pointsize>15</pointsize>
     <weight>75</weight>
     <bold>true</bold>
    </font>
   </property>
   <property name="text">
    <string>S2</string>
   </property>
  </widget>
  <widget class="QLabel" name="label_23">
   <property name="geometry">
    <rect>
     <x>1010</x>
     <y>270</y>
     <width>101</width>
     <height>16</height>
    </rect>
   </property>
   <property name="font">
    <font>
     <family>Times New Roman</family>
     <pointsize>15</pointsize>
     <weight>75</weight>
     <bold>true</bold>
    </font>
   </property>
   <property name="text">
    <string>S3</string>
   </property>
  </widget>
 </widget>
 <customwidgets>
  <customwidget>
   <class>QCustomPlot</class>
   <extends>QWidget</extends>
   <header>qcustomplot.h</header>
   <container>1</container>
  </customwidget>
 </customwidgets>
 <resources/>
 <connections/>
</ui>
